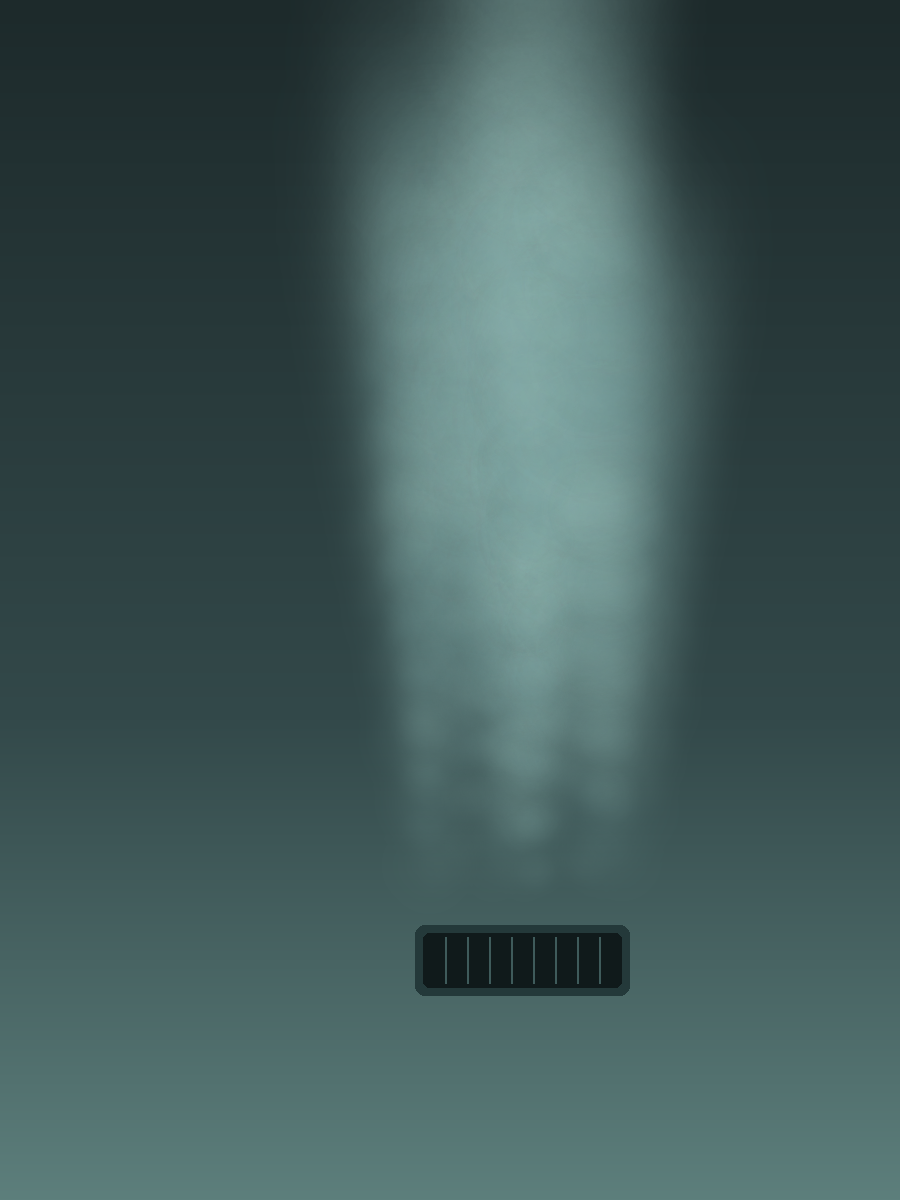

Python code for this plot:
# still of the vent-weather sky, drawn with Pillow. same layout as index.html:
# sky gradient, soft puffs born across the grille, grille drawn last.
import math, random
from PIL import Image, ImageDraw, ImageFilter

W, H = 900, 1200
SEED = 1122
random.seed(SEED)  # not the same PRNG as the js (mulberry32), so the puffs differ

def sky():
    img = Image.new("RGB", (W, H))
    px = img.load()
    stops = [(0.0, (29, 42, 43)), (0.6, (51, 73, 74)), (1.0, (93, 127, 124))]
    for y in range(H):
        f = y / (H - 1)
        for i in range(len(stops) - 1):
            f0, c0 = stops[i]; f1, c1 = stops[i + 1]
            if f0 <= f <= f1:
                k = (f - f0) / (f1 - f0)
                col = tuple(int(c0[j] + (c1[j] - c0[j]) * k) for j in range(3))
                break
        for x in range(W):
            px[x, y] = col
    return img

def vent():
    return dict(x=W * 0.58, y=H * 0.80, w=min(W, H) * 0.22, h=min(W, H) * 0.06)

def puffs_layer(img):
    v = vent()
    acc = Image.new("RGBA", (W, H), (0, 0, 0, 0))
    for _ in range(26):
        bx = v["x"] + (random.random() - 0.5) * v["w"] * 1.1
        by = v["y"] - v["h"] * 0.5 - random.random() * H * 0.05
        rad0 = min(W, H) * (0.05 + random.random() * 0.09)
        life = 0.55 + random.random() * 0.45
        # sample a few points up the column, the way the sketch climbs
        for k in range(14):
            age = k / 14
            rise = age * H * life
            x = bx + (random.random() - 0.5) * 6
            y = by - rise
            grow = rad0 * (0.4 + age * 1.2)
            alpha = math.sin(math.pi * age) * 0.22
            if alpha <= 0:
                continue
            col = (150, 190, 184) if random.random() < 0.5 else (120, 160, 158)
            layer = Image.new("RGBA", (W, H), (0, 0, 0, 0))
            d = ImageDraw.Draw(layer)
            steps = 10
            for s in range(steps, 0, -1):
                r = grow * s / steps
                a = int(255 * alpha * (1 - s / steps) ** 1.0)
                d.ellipse([x - r, y - r, x + r, y + r], fill=col + (a,))
            acc = Image.alpha_composite(acc, layer.filter(ImageFilter.GaussianBlur(grow * 0.15)))
    return acc

def grille(img):
    v = vent()
    d = ImageDraw.Draw(img)
    x0, y0 = v["x"] - v["w"] / 2, v["y"] - v["h"] / 2
    d.rounded_rectangle([x0 - 8, y0 - 8, x0 + v["w"] + 8, y0 + v["h"] + 8], 10, fill=(36, 57, 58))
    d.rounded_rectangle([x0, y0, x0 + v["w"], y0 + v["h"]], 6, fill=(16, 26, 27))
    for i in range(1, 9):
        x = x0 + v["w"] * i / 9
        d.line([(x, y0 + 4), (x, y0 + v["h"] - 4)], fill=(63, 91, 91), width=2)
    return img

base = sky().convert("RGBA")
base = Image.alpha_composite(base, puffs_layer(base))
out = grille(base.convert("RGB"))
out.save("/work/projects/vent-weather/still.png")
print("ok", out.size)
